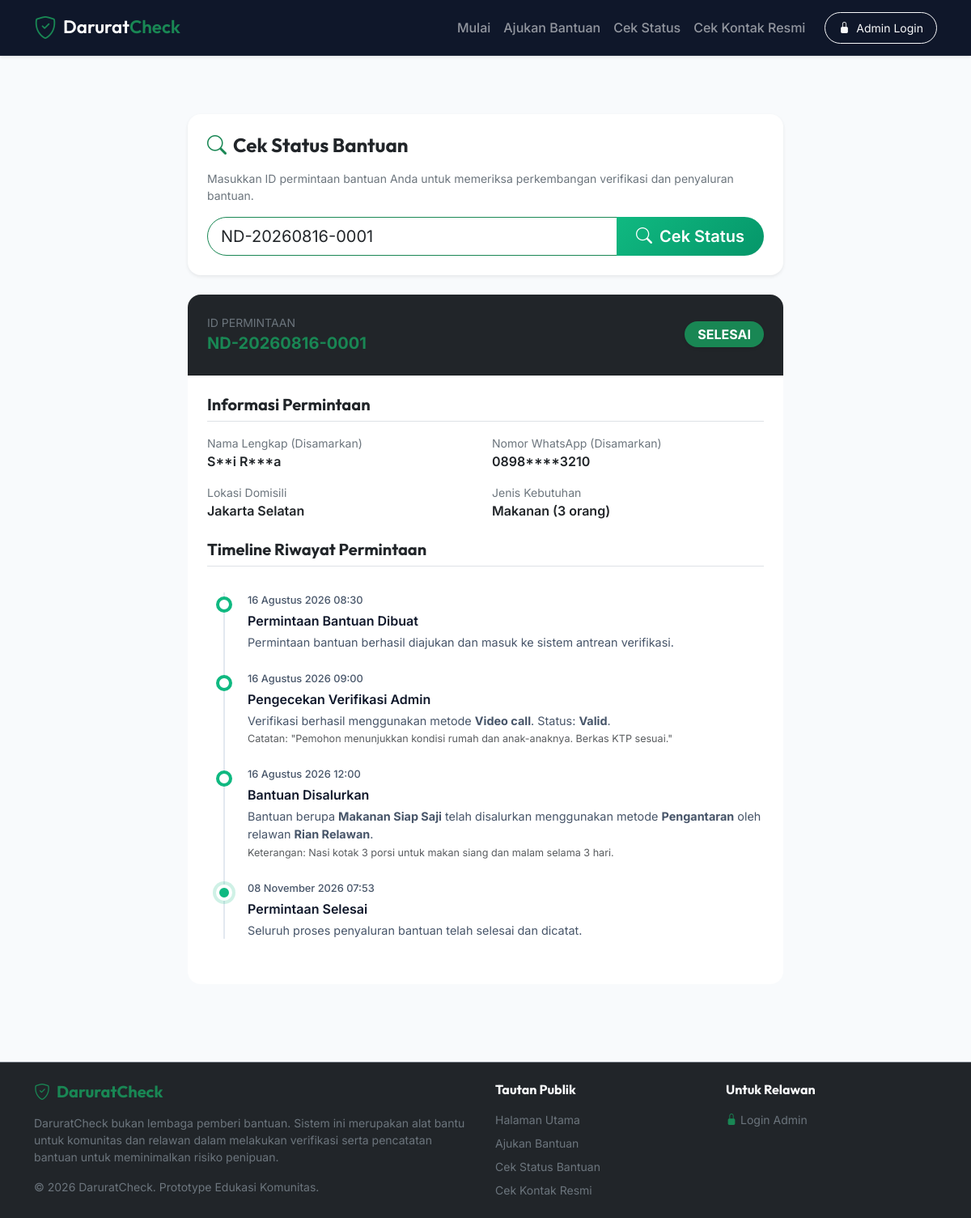
Page /status.php?id=ND-20260816-0001 on the committed database.
### tables this page shows
CREATE TABLE IF NOT EXISTS `requests` (
  `id` INT AUTO_INCREMENT PRIMARY KEY,
  `request_code` VARCHAR(20) NOT NULL UNIQUE,
  `user_id` INT NOT NULL,
  `need_type` ENUM('Makanan', 'Sembako', 'Susu atau kebutuhan bayi', 'Kebutuhan lansia', 'Kebutuhan kesehatan', 'Kebutuhan pendidikan', 'Lainnya') NOT NULL,
  `description` TEXT NOT NULL,
  `people_count` INT NOT NULL DEFAULT 1,
  `supporting_document` VARCHAR(255) DEFAULT NULL,
  `status` ENUM('BARU', 'SEDANG DIVERIFIKASI', 'TERVERIFIKASI', 'DISETUJUI', 'BANTUAN DISALURKAN', 'SELESAI', 'DITOLAK') NOT NULL DEFAULT 'BARU',
  `risk_score` INT NOT NULL DEFAULT 0,
  
   
  `safe_new_wa` TINYINT(1) NOT NULL DEFAULT 0,
  `safe_consistent_location` TINYINT(1) NOT NULL DEFAULT 0,
  `safe_comm_verified` TINYINT(1) NOT NULL DEFAULT 0,
  `safe_valid_evidence` TINYINT(1) NOT NULL DEFAULT 0,
  `safe_no_suspicious_hist` TINYINT(1) NOT NULL DEFAULT 0,
  
   
  `risk_multi_request` TINYINT(1) NOT NULL DEFAULT 0,
  `risk_data_changes` TINYINT(1) NOT NULL DEFAULT 0,
  `risk_inconsistent_location` TINYINT(1) NOT NULL DEFAULT 0,
  `risk_refuse_verification` TINYINT(1) NOT NULL DEFAULT 0,
  `risk_repeated_pattern` TINYINT(1) NOT NULL DEFAULT 0,
  
  `created_at` TIMESTAMP DEFAULT CURRENT_TIMESTAMP,
  `updated_at` TIMESTAMP DEFAULT CURRENT_TIMESTAMP ON UPDATE CURRENT_TIMESTAMP,
  FOREIGN KEY (`user_id`) REFERENCES `users` (`id`) ON DELETE CASCADE
);

CREATE TABLE IF NOT EXISTS `users` (
  `id` INT AUTO_INCREMENT PRIMARY KEY,
  `whatsapp` VARCHAR(20) NOT NULL UNIQUE,
  `name` VARCHAR(100) NOT NULL,
  `location` VARCHAR(100) NOT NULL,
  `created_at` TIMESTAMP DEFAULT CURRENT_TIMESTAMP
);

CREATE TABLE IF NOT EXISTS `verifications` (
  `id` INT AUTO_INCREMENT PRIMARY KEY,
  `request_id` INT NOT NULL,
  `admin_id` INT NOT NULL,
  `method` ENUM('Telepon', 'WhatsApp', 'Video call', 'Pengecekan dokumen', 'Pengecekan lapangan', 'Informasi dari relawan', 'Lainnya') NOT NULL,
  `result` ENUM('Valid', 'Perlu pemeriksaan lanjutan', 'Tidak valid') NOT NULL,
  `notes` TEXT NOT NULL,
  `created_at` TIMESTAMP DEFAULT CURRENT_TIMESTAMP,
  FOREIGN KEY (`request_id`) REFERENCES `requests` (`id`) ON DELETE CASCADE,
  FOREIGN KEY (`admin_id`) REFERENCES `admins` (`id`) ON DELETE CASCADE
);

CREATE TABLE IF NOT EXISTS `assistance` (
  `id` INT AUTO_INCREMENT PRIMARY KEY,
  `request_id` INT NOT NULL,
  `admin_id` INT NOT NULL,
  `aid_type` VARCHAR(100) NOT NULL,
  `description` TEXT NOT NULL,
  `value` DECIMAL(12, 2) NOT NULL DEFAULT 0.00,
  `distribution_date` DATE NOT NULL,
  `distribution_method` ENUM('Barang', 'Pembayaran langsung ke toko', 'Pengantaran', 'Lainnya') NOT NULL,
  `volunteer_name` VARCHAR(100) NOT NULL,
  `distribution_proof` VARCHAR(255) DEFAULT NULL,
  `created_at` TIMESTAMP DEFAULT CURRENT_TIMESTAMP,
  FOREIGN KEY (`request_id`) REFERENCES `requests` (`id`) ON DELETE CASCADE,
  FOREIGN KEY (`admin_id`) REFERENCES `admins` (`id`) ON DELETE CASCADE
);

### includes/functions.php (called while the page is built, shortened)
<?php
function sanitize($data) {
    return htmlspecialchars(trim($data), ENT_QUOTES, 'UTF-8');
}
function get_status_badge($status) {
    switch ($status) {
        case 'SELESAI':
            return 'bg-success';
    }
}
function format_date_id($date_str) {
    $timestamp = strtotime($date_str);
    $months = [
        1 => 'Januari', 'Februari', 'Maret', 'April', 'Mei', 'Juni',
        'Juli', 'Agustus', 'September', 'Oktober', 'November', 'Desember'
    ];
    $day = date('d', $timestamp);
    $month = $months[intval(date('m', $timestamp))];
    $year = date('Y', $timestamp);
    $time = date('H:i', $timestamp);
    return "$day $month $year $time";
}
?>

### status.php (the view, shortened to what this page needs)
<?php
require_once 'config/database.php';
require_once 'includes/functions.php';
$search_code = sanitize($_GET['id'] ?? $_POST['id'] ?? '');
$request = null;
$timeline = [];
function anonymize_whatsapp($phone) {
    return substr($phone, 0, 4) . '****' . substr($phone, -4);
}
function anonymize_name($name) {
    $parts = explode(' ', $name);
    $anonymized = [];
    foreach ($parts as $part) {
        if (strlen($part) <= 2) {
            $anonymized[] = $part;
        } else {
            $anonymized[] = substr($part, 0, 1) . str_repeat('*', strlen($part) - 2) . substr($part, -1);
        }
    }
    return implode(' ', $anonymized);
}
if (!empty($search_code)) {
    try {
        $sql = "SELECT r.*, u.name, u.whatsapp, u.location
                FROM requests r
                JOIN users u ON r.user_id = u.id
                WHERE r.request_code = :request_code";
        $stmt = $pdo->prepare($sql);
        $stmt->execute(['request_code' => $search_code]);
        $request = $stmt->fetch();
        if (!$request) {
            $error = 'ID Permintaan tidak ditemukan. Silakan periksa kembali penulisan ID Anda.';
        } else {
            $timeline[] = [
                'time' => $request['created_at'],
                'title' => 'Permintaan Bantuan Dibuat',
                'desc' => 'Permintaan bantuan berhasil diajukan dan masuk ke sistem antrean verifikasi.',
                'status' => 'BARU'
            ];
            $sqlVer = "SELECT * FROM verifications WHERE request_id = :request_id ORDER BY created_at ASC";
            $stmtVer = $pdo->prepare($sqlVer);
            $stmtVer->execute(['request_id' => $request['id']]);
            $verifications = $stmtVer->fetchAll();
            foreach ($verifications as $ver) {
                $status_flag = 'SEDANG DIVERIFIKASI';
                if ($ver['result'] === 'Valid') {
                    $desc = "Verifikasi berhasil menggunakan metode <strong>" . sanitize($ver['method']) . "</strong>. Status: <strong>Valid</strong>.";
                } elseif ($ver['result'] === 'Tidak valid') {
                    $desc = "Verifikasi dilakukan menggunakan metode <strong>" . sanitize($ver['method']) . "</strong>. Status: <strong>Data tidak valid/risiko tinggi</strong>.";
                } else {
                    $desc = "Verifikasi dilakukan menggunakan metode <strong>" . sanitize($ver['method']) . "</strong>. Status: <strong>Perlu informasi tambahan</strong>.";
                }
                if (!empty($ver['notes'])) {
                    $desc .= " <br><span class='text-muted small'>Catatan: \"" . sanitize($ver['notes']) . "\"</span>";
                }
                $timeline[] = [
                    'time' => $ver['created_at'],
                    'title' => 'Pengecekan Verifikasi Admin',
                    'desc' => $desc,
                    'status' => $status_flag
                ];
            }
            $sqlAid = "SELECT * FROM assistance WHERE request_id = :request_id ORDER BY created_at ASC";
            $stmtAid = $pdo->prepare($sqlAid);
            $stmtAid->execute(['request_id' => $request['id']]);
            $assistance = $stmtAid->fetchAll();
            foreach ($assistance as $aid) {
                $desc = "Bantuan berupa <strong>" . sanitize($aid['aid_type']) . "</strong> telah disalurkan menggunakan metode <strong>" . sanitize($aid['distribution_method']) . "</strong> oleh relawan <strong>" . sanitize($aid['volunteer_name']) . "</strong>.";
                if (!empty($aid['description'])) {
                    $desc .= " <br><span class='text-muted small'>Keterangan: " . sanitize($aid['description']) . "</span>";
                }
                $timeline[] = [
                    'time' => $aid['created_at'],
                    'title' => 'Bantuan Disalurkan',
                    'desc' => $desc,
                    'status' => 'BANTUAN DISALURKAN'
                ];
            }
            if ($request['status'] === 'SELESAI') {
                $timeline[] = [
                    'time' => $request['updated_at'],
                    'title' => 'Permintaan Selesai',
                    'desc' => 'Seluruh proses penyaluran bantuan telah selesai dan dicatat.',
                    'status' => 'SELESAI'
                ];
            }
            usort($timeline, function($a, $b) {
                return strtotime($a['time']) - strtotime($b['time']);
            });
        }
    } catch (\PDOException $e) {
        $error = 'Terjadi kesalahan sistem: ' . $e->getMessage();
    }
}
require_once 'includes/header.php';
?>
<div class="container my-5">
    <div class="row justify-content-center">
        <div class="col-lg-8">
            <div class="card border-0 shadow-sm rounded-4 mb-4">
                <div class="card-body p-4">
                    <h4 class="fw-bold mb-3"><i class="bi bi-search text-success me-2"></i>Cek Status Bantuan</h4>
                    <p class="text-secondary small">Masukkan ID permintaan bantuan Anda untuk memeriksa perkembangan verifikasi dan penyaluran bantuan.</p>
                    <form action="status.php" method="GET">
                        <div class="input-group input-group-lg">
                            <input type="text" class="form-control rounded-start-pill border-success" name="id" placeholder="Contoh: ND-20260815-0043" value="<?php echo htmlspecialchars($search_code); ?>" required>
                            <button class="btn btn-success rounded-end-pill px-4" type="submit">
                                <i class="bi bi-search me-1"></i> Cek Status
                            </button>
                        </div>
                    </form>
                </div>
            </div>
            <?php if ($request): ?>
                <div class="card border-0 shadow-md rounded-4 overflow-hidden mb-4">
                    <div class="card-header bg-dark text-white p-4 d-flex justify-content-between align-items-center flex-wrap gap-2">
                        <div>
                            <span class="text-secondary small d-block">ID PERMINTAAN</span>
                            <span class="fs-5 fw-bold text-success"><?php echo htmlspecialchars($request['request_code']); ?></span>
                        </div>
                        <div>
                            <span class="badge <?php echo get_status_badge($request['status']); ?> fs-6 px-3 py-2 rounded-pill shadow-sm">
                                <?php echo htmlspecialchars($request['status']); ?>
                            </span>
                        </div>
                    </div>
                    <div class="card-body p-4">
                        <h5 class="fw-bold text-dark mb-3 border-bottom pb-2">Informasi Permintaan</h5>
                        <div class="row g-3 mb-4">
                            <div class="col-md-6">
                                <span class="text-secondary small d-block">Nama Lengkap (Disamarkan)</span>
                                <span class="fw-semibold"><?php echo anonymize_name($request['name']); ?></span>
                            </div>
                            <div class="col-md-6">
                                <span class="text-secondary small d-block">Nomor WhatsApp (Disamarkan)</span>
                                <span class="fw-semibold"><?php echo anonymize_whatsapp($request['whatsapp']); ?></span>
                            </div>
                            <div class="col-md-6">
                                <span class="text-secondary small d-block">Lokasi Domisili</span>
                                <span class="fw-semibold"><?php echo htmlspecialchars($request['location']); ?></span>
                            </div>
                            <div class="col-md-6">
                                <span class="text-secondary small d-block">Jenis Kebutuhan</span>
                                <span class="fw-semibold"><?php echo htmlspecialchars($request['need_type']); ?> (<?php echo intval($request['people_count']); ?> orang)</span>
                            </div>
                        </div>
                        <h5 class="fw-bold text-dark mb-3 border-bottom pb-2">Timeline Riwayat Permintaan</h5>
                        <ul class="status-timeline">
                            <?php foreach ($timeline as $evt): ?>
                                <li class="timeline-item <?php echo ($evt['status'] === $request['status']) ? 'active' : ''; ?> <?php echo ($evt['status'] === 'DITOLAK') ? 'rejected' : ''; ?>">
                                    <div class="timeline-date"><?php echo format_date_id($evt['time']); ?></div>
                                    <div class="timeline-title"><?php echo $evt['title']; ?></div>
                                    <div class="timeline-desc"><?php echo $evt['desc']; ?></div>
                                </li>
                            <?php endforeach; ?>
                        </ul>
                    </div>
                </div>
            <?php endif; ?>
        </div>
    </div>
</div>
<?php
require_once 'includes/footer.php';
?>

### assets/css/styles.css (style rules this page uses)
:root { --primary-font: 'Inter', sans-serif; --heading-font: 'Outfit', sans-serif; --bg-main: #f8fafc; --card-bg: #ffffff; --text-primary: #0f172a; --text-secondary: #475569; --accent-success: #10b981; --accent-success-hover: #059669; --accent-warning: #f59e0b; --accent-danger: #ef4444; --accent-primary: #3b82f6; --gradient-hero: linear-gradient(135deg, #0f172a 0%, #1e293b 100%); --gradient-success: linear-gradient(135deg, #10b981 0%, #059669 100%); --gradient-card-glass: rgba(255, 255, 255, 0.7); --shadow-sm: 0 1px 3px 0 rgba(0, 0, 0, 0.1), 0 1px 2px -1px rgba(0, 0, 0, 0.1); --shadow-md: 0 4px 6px -1px rgba(0, 0, 0, 0.1), 0 2px 4px -2px rgba(0, 0, 0, 0.1); --shadow-lg: 0 10px 15px -3px rgba(0, 0, 0, 0.1), 0 4px 6px -4px rgba(0, 0, 0, 0.1); }
body { background-color: var(--bg-main); color: var(--text-primary); font-family: var(--primary-font); display: flex; flex-direction: column; min-height: 100vh; }
h1, h2, h3, h4, h5, h6, .brand-text { font-family: var(--heading-font); font-weight: 600; }
.btn-success { background: var(--gradient-success); border: none; font-weight: 600; transition: all 0.2s ease-in-out; }
.status-timeline { position: relative; margin: 2rem 0; padding: 0; list-style: none; }
.status-timeline::before { content: ''; position: absolute; top: 0; bottom: 0; left: 20px; width: 2px; background: #e2e8f0; }
.timeline-item { position: relative; margin-bottom: 1.5rem; padding-left: 50px; }
.timeline-item::after { content: ''; position: absolute; left: 11px; top: 5px; width: 20px; height: 20px; border-radius: 50%; background: #ffffff; border: 4px solid var(--accent-success); z-index: 1; }
.timeline-item.active::after { background: var(--accent-success); border-color: #ffffff; box-shadow: 0 0 0 4px rgba(16, 185, 129, 0.2); }
.timeline-date { font-size: 0.8rem; color: var(--text-secondary); font-weight: 500; }
.timeline-title { font-weight: 600; margin: 0.25rem 0; color: var(--text-primary); }
.timeline-desc { font-size: 0.9rem; color: var(--text-secondary); }

### rows in the picture
requests: request_code "ND-20260816-0001", status "SELESAI", user.name "S**i R***a", user.whatsapp "0898****3210", user.location "Jakarta Selatan", need_type "Makanan", people_count "3", updated_at "08 November 2026 07:53", title "Permintaan Selesai", desc "Seluruh proses penyaluran bantuan telah selesai dan dicatat."
verifications: method "Video call", notes "Pemohon menunjukkan kondisi rumah dan anak-anaknya. Berkas KTP sesuai."
assistance: time "16 Agustus 2026 12:00", title "Bantuan Disalurkan", aid_type "Makanan Siap Saji", distribution_method "Pengantaran", volunteer_name "Rian Relawan", description "Nasi kotak 3 porsi untuk makan siang dan malam selama 3 hari."

### other values in the picture
format_date_id($evt['time']) "16 Agustus 2026 08:30"
$evt['title'] "Permintaan Bantuan Dibuat"
$evt['desc'] "Permintaan bantuan berhasil diajukan dan masuk ke sistem antrean verifikasi."
format_date_id($evt['time']) "16 Agustus 2026 09:00"
$evt['title'] "Pengecekan Verifikasi Admin"
